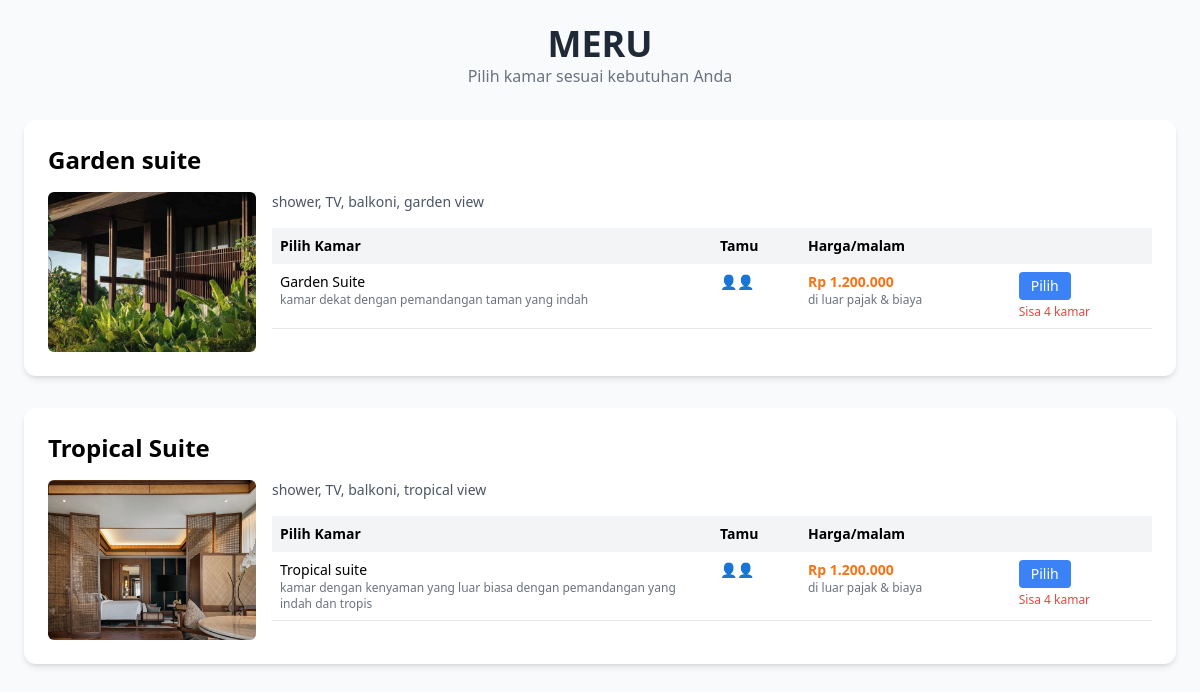
Page /sistem-garuda/umum/merukamar.php on the committed database.
### tables this page shows
CREATE TABLE `kamar_meru` (
  `id` int(11) NOT NULL,
  `tipe` varchar(100) NOT NULL,
  `nama_kamar` varchar(100) NOT NULL,
  `deskripsi` text NOT NULL,
  `fasilitas` text NOT NULL,
  `gambar` varchar(255) NOT NULL,
  `harga_asli` int(11) DEFAULT NULL,
  `harga_diskon` int(11) NOT NULL,
  `jumlah_tamu` int(11) NOT NULL,
  `sisa_kamar` int(11) NOT NULL
);

### sistem-garuda/umum/merukamar.php (the view, shortened to what this page needs)
<?php
include '../include/koneksi.php';
$query = "SELECT * FROM kamar_meru";
$result = mysqli_query($conn, $query);
$kamar_by_tipe = [];
while ($row = mysqli_fetch_assoc($result)) {
    $tipe = $row['tipe'];
    $kamar_by_tipe[$tipe][] = $row;
}
?>
<!DOCTYPE html>
<html lang="id">
<head>
  <script src="https://cdn.tailwindcss.com"></script>
</head>
<body class="bg-gray-50 p-6">
  <div class="mb-8 text-center">
    <h1 class="text-4xl font-bold text-gray-800">MERU</h1>
    <p class="text-gray-500">Pilih kamar sesuai kebutuhan Anda</p>
  </div>
  <?php foreach ($kamar_by_tipe as $tipe => $kamars): ?>
    <div class="bg-white shadow-md rounded-xl p-6 mb-8">
      <h2 class="text-2xl font-semibold mb-4"><?= htmlspecialchars($tipe) ?></h2>
      <div class="grid grid-cols-5 gap-4">
        <div class="col-span-1 flex flex-col items-center space-y-2">
          <?php if (!empty($kamars[0]['gambar'])): ?>
            <img src="../super_admin/gambar_meru/<?= htmlspecialchars($kamars[0]['gambar']) ?>"
                 class="h-40 w-full object-cover rounded-md bg-gray-200"
                 alt="Gambar <?= htmlspecialchars($tipe) ?>">
          <?php else: ?>
            <div class="h-40 w-full bg-gray-200 rounded-md flex items-center justify-center text-gray-400">
              Tidak ada gambar
            </div>
          <?php endif; ?>
        </div>
        <div class="col-span-4 space-y-4">
          <div class="text-sm text-gray-600">
            <?= htmlspecialchars($kamars[0]['fasilitas']) ?>
          </div>
          <table class="w-full table-auto text-sm">
            <thead>
              <tr class="bg-gray-100 text-left">
                <th class="p-2">Pilih Kamar</th>
                <th class="p-2">Tamu</th>
                <th class="p-2">Harga/malam</th>
                <th class="p-2"></th>
              </tr>
            </thead>
            <tbody>
              <?php foreach ($kamars as $kamar): ?>
                <tr class="border-b align-top">
                  <td class="p-2 w-1/2">
                    <div class="font-medium"><?= htmlspecialchars($kamar['nama_kamar']) ?></div>
                    <div class="text-xs text-gray-500"><?= htmlspecialchars($kamar['deskripsi']) ?></div>
                  </td>
                  <td class="p-2">
                    <?= str_repeat("👤", intval($kamar['jumlah_tamu'])) ?>
                  </td>
                  <td class="p-2">
                    <div class="flex flex-col">
                      <?php if ($kamar['harga_diskon'] > 0): ?>
                        <span class="text-sm text-gray-400 line-through">
                          Rp <?= number_format($kamar['harga_asli'], 0, ',', '.') ?>
                        </span>
                        <span class="text-orange-500 font-semibold">
                          Rp <?= number_format($kamar['harga_diskon'], 0, ',', '.') ?>
                        </span>
                      <?php else: ?>
                        <span class="text-orange-500 font-semibold">
                          Rp <?= number_format($kamar['harga_asli'], 0, ',', '.') ?>
                        </span>
                      <?php endif; ?>
                      <span class="text-xs text-gray-500">di luar pajak & biaya</span>
                    </div>
                  </td>
                  <td class="p-2">
                    <?php if ($kamar['sisa_kamar'] > 0): ?>
                      <form method="POST" action="simpan_kamar.php">
                        <button type="submit" class="bg-blue-500 hover:bg-blue-600 text-white px-3 py-1 rounded">
                          Pilih
                        </button>
                      </form>
                    <?php else: ?>
                      <button class="bg-gray-400 cursor-not-allowed text-white px-3 py-1 rounded" disabled>
                        Habis
                      </button>
                    <?php endif; ?>
                    <span class="text-xs text-red-500 mt-1 block">
                      Sisa <?= $kamar['sisa_kamar'] ?> kamar
                    </span>
                  </td>
                </tr>
              <?php endforeach; ?>
            </tbody>
          </table>
        </div>
      </div>
    </div>
  <?php endforeach; ?>
</body>
</html>

### rows in the picture
kamar_meru: tipe "Garden suite", gambar (picture), fasilitas "shower, TV, balkoni, garden view", nama_kamar "Garden Suite", deskripsi "kamar dekat dengan pemandangan taman yang indah", jumlah_tamu "👤👤", harga_asli "1.200.000", sisa_kamar "4"
kamar_meru: tipe "Tropical Suite", gambar (picture), fasilitas "shower, TV, balkoni, tropical view", nama_kamar "Tropical suite", deskripsi "kamar dengan kenyaman yang luar biasa dengan pemandangan yang indah dan tropis", jumlah_tamu "👤👤", harga_asli "1.200.000", sisa_kamar "4"
